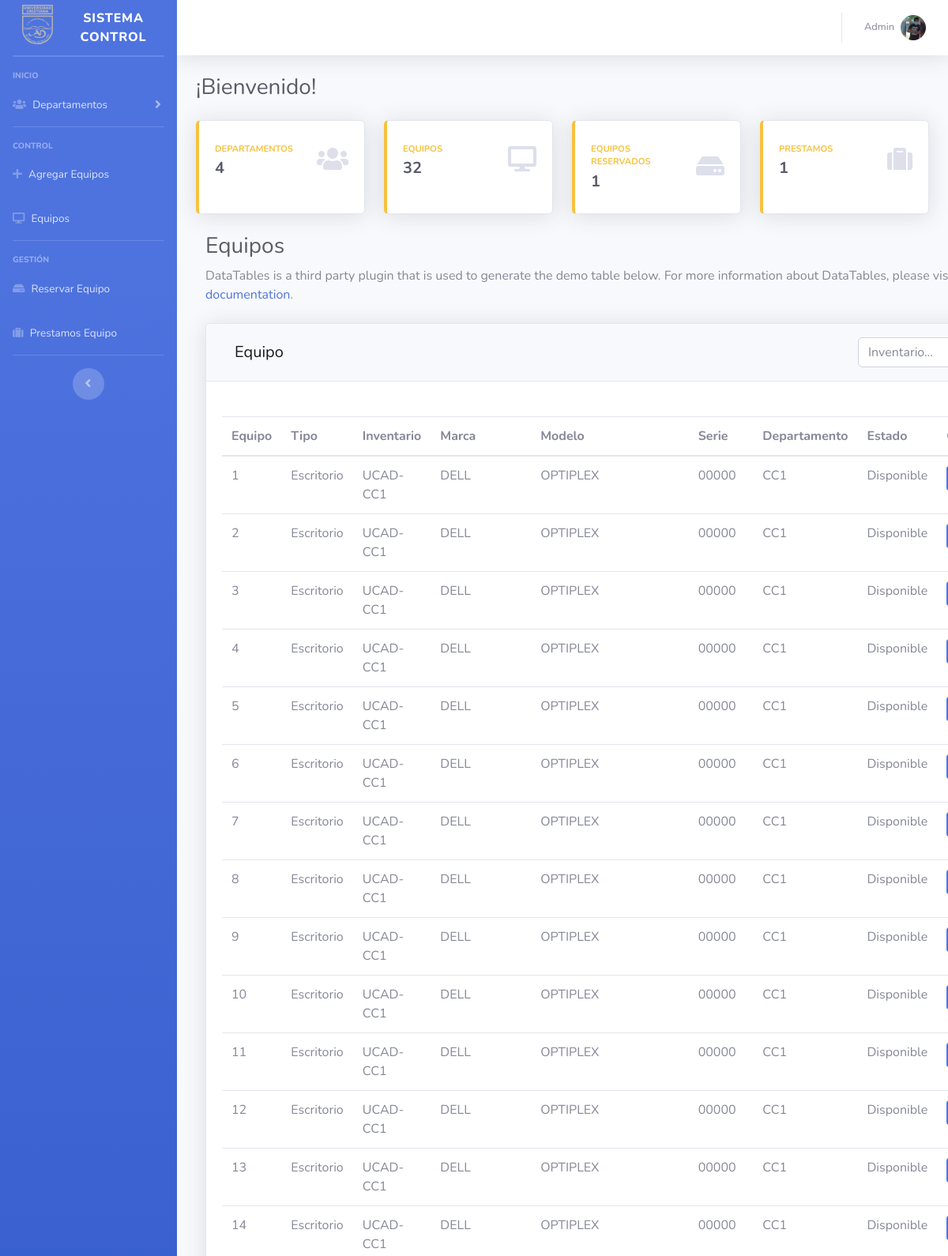
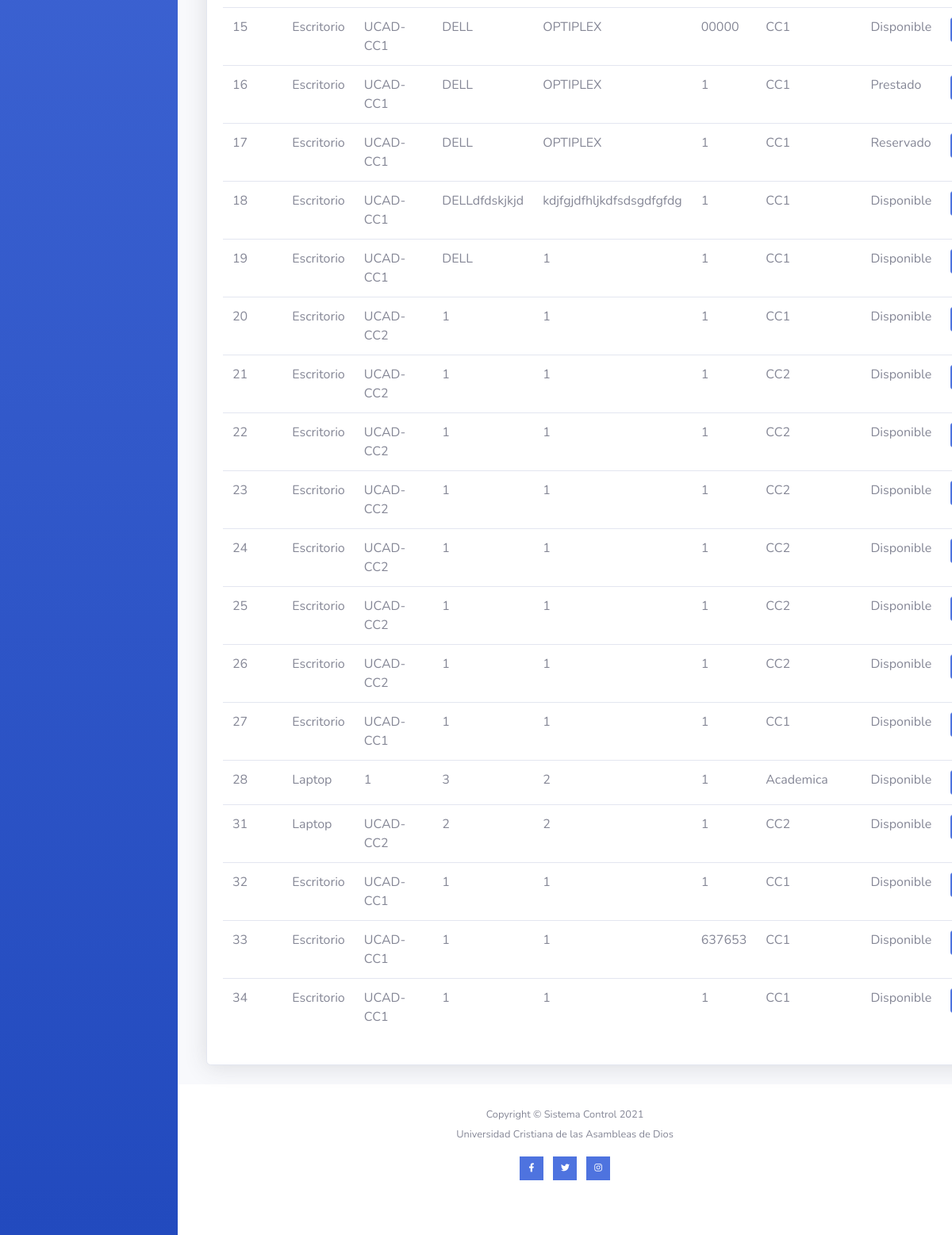
/equipos.php, run on the app's committed database (2 pictures, top to bottom).
### tables this page shows
CREATE TABLE `equipo` (
  `idEquipo` int(11) NOT NULL AUTO_INCREMENT,
  `idTipoEquipo` int(11) DEFAULT NULL,
  `Inventario` char(150) DEFAULT NULL,
  `Marca` char(150) DEFAULT NULL,
  `Modelo` char(150) DEFAULT NULL,
  `serieEquipo` char(150) DEFAULT NULL,
  `idDepartamento` int(11) DEFAULT NULL,
  `idEstado` int(11) DEFAULT NULL,
  PRIMARY KEY (`idEquipo`)
);

CREATE TABLE `tipoequipo` (
  `idTipoEquipo` int(11) NOT NULL AUTO_INCREMENT,
  `detalleTipoEquipo` varchar(150) DEFAULT NULL,
  PRIMARY KEY (`idTipoEquipo`)
);

CREATE TABLE `departamento` (
  `idDepartamento` int(11) NOT NULL AUTO_INCREMENT,
  `departamentos` varchar(150) DEFAULT NULL,
  PRIMARY KEY (`idDepartamento`)
);

CREATE TABLE `estado` (
  `idEstado` int(11) NOT NULL,
  `detalleEstado` varchar(150) DEFAULT NULL,
  PRIMARY KEY (`idEstado`)
);

### equipos.php (the view, shortened to what the rows shown need)
<!DOCTYPE html>
<html lang="en">
<head>
    <link href="vendor/fontawesome-free/css/all.min.css" rel="stylesheet" type="text/css">
    <link href="css/sb-admin-2.min.css" rel="stylesheet">
    <link href="https://use.fontawesome.com/releases/v5.8.1/css/all.css" rel="stylesheet">
    <link href="css/iconos.css" rel="stylesheet">
</head>
<body id="page-top">
    <?php
    $con = conectar();
    $sql1 = "SELECT
            idEquipo,
		    tipoequipo.detalleTipoEquipo idTipoEquipo,
            Inventario,
            Marca,
            Modelo,
            serieEquipo,
            departamento.departamentos idDepartamento,
            estado.detalleEstado idEstado
            from equipo
            INNER JOIN tipoEquipo
            on equipo.idTipoEquipo = tipoequipo.idTipoEquipo
            INNER JOIN departamento
            on equipo.idDepartamento = departamento.idDepartamento
            INNER JOIN estado
            on equipo.idEstado = estado.idEstado
            order by idEquipo asc";
    $query1 = mysqli_query($con, $sql1);
    ?>
    <div id="wrapper">
        <div id="content-wrapper" class="d-flex flex-column">
            <div id="content">
                <div class="container-fluid">
                    <div class="d-sm-flex align-items-center justify-content-between mb-4">
                        <h1 class="h3 mb-0 text-gray-800">¡Bienvenido!</h1>
                    </div>
                    <div class="row">
                        <main class="content">
                            <div class="container-fluid">
                                <h1 class="h3 mb-2 text-gray-800">Equipos</h1>
                                <div class="card shadow mb-4">
                                    <br>
                                    <div class="card-body">
                                        <div class="table">
                                            <table class="table" id="dataTable" width="100%">
                                                <div class="container">
                                                    <thead>
                                                        <tr>
                                                            <th>Equipo</th>
                                                            <th>Tipo</th>
                                                            <th>Inventario</th>
                                                            <th>Marca</th>
                                                            <th>Modelo</th>
                                                            <th>Serie</th>
                                                            <th>Departamento</th>
                                                            <th>Estado</th>
                                                            <th scope="col" colspan="2">Opciones</th>
                                                        </tr>
                                                    </thead>
                                                    <tbody>
                                                        <?php
                                                        while ($filas = mysqli_fetch_array($query1)) {
                                                        ?>
                                                            <tr>
                                                                <td><?php echo $filas['idEquipo']       ?></td>
                                                                <td><?php echo $filas['idTipoEquipo']   ?></td>
                                                                <td><?php echo $filas['Inventario']     ?></td>
                                                                <td><?php echo $filas['Marca']          ?></td>
                                                                <td><?php echo $filas['Modelo']         ?></td>
                                                                <td><?php echo $filas['serieEquipo']    ?></td>
                                                                <td><?php echo $filas['idDepartamento'] ?></td>
                                                                <td><?php echo $filas['idEstado']       ?></td>
                                                                <td>
                                                                </td>
                                                            </tr>
                                                        <?php  } ?>
                                                    </tbody>
                                                </div>
                                            </table>
                                        </div>
                                    </div>
                                </div>
                            </div>
                        </main>
                    </div>
                </div>
            </div>
        </div>
    </div>
</body>
</html>

### data on the page
equipo: idEquipo "1", idTipoEquipo.detalleTipoEquipo "Escritorio", Inventario "UCAD-CC1", Marca "DELL", Modelo "OPTIPLEX", serieEquipo "00000", idDepartamento.departamentos "CC1", idEstado.detalleEstado "Disponible"
equipo: idEquipo "2", idTipoEquipo.detalleTipoEquipo "Escritorio", Inventario "UCAD-CC1", Marca "DELL", Modelo "OPTIPLEX", serieEquipo "00000", idDepartamento.departamentos "CC1", idEstado.detalleEstado "Disponible"
equipo: idEquipo "3", idTipoEquipo.detalleTipoEquipo "Escritorio", Inventario "UCAD-CC1", Marca "DELL", Modelo "OPTIPLEX", serieEquipo "00000", idDepartamento.departamentos "CC1", idEstado.detalleEstado "Disponible"
equipo: idEquipo "4", idTipoEquipo.detalleTipoEquipo "Escritorio", Inventario "UCAD-CC1", Marca "DELL", Modelo "OPTIPLEX", serieEquipo "00000", idDepartamento.departamentos "CC1", idEstado.detalleEstado "Disponible"
equipo: idEquipo "5", idTipoEquipo.detalleTipoEquipo "Escritorio", Inventario "UCAD-CC1", Marca "DELL", Modelo "OPTIPLEX", serieEquipo "00000", idDepartamento.departamentos "CC1", idEstado.detalleEstado "Disponible"
equipo: idEquipo "6", idTipoEquipo.detalleTipoEquipo "Escritorio", Inventario "UCAD-CC1", Marca "DELL", Modelo "OPTIPLEX", serieEquipo "00000", idDepartamento.departamentos "CC1", idEstado.detalleEstado "Disponible"
equipo: idEquipo "7", idTipoEquipo.detalleTipoEquipo "Escritorio", Inventario "UCAD-CC1", Marca "DELL", Modelo "OPTIPLEX", serieEquipo "00000", idDepartamento.departamentos "CC1", idEstado.detalleEstado "Disponible"
equipo: idEquipo "8", idTipoEquipo.detalleTipoEquipo "Escritorio", Inventario "UCAD-CC1", Marca "DELL", Modelo "OPTIPLEX", serieEquipo "00000", idDepartamento.departamentos "CC1", idEstado.detalleEstado "Disponible"
equipo: idEquipo "9", idTipoEquipo.detalleTipoEquipo "Escritorio", Inventario "UCAD-CC1", Marca "DELL", Modelo "OPTIPLEX", serieEquipo "00000", idDepartamento.departamentos "CC1", idEstado.detalleEstado "Disponible"
equipo: idEquipo "10", idTipoEquipo.detalleTipoEquipo "Escritorio", Inventario "UCAD-CC1", Marca "DELL", Modelo "OPTIPLEX", serieEquipo "00000", idDepartamento.departamentos "CC1", idEstado.detalleEstado "Disponible"
equipo: idEquipo "11", idTipoEquipo.detalleTipoEquipo "Escritorio", Inventario "UCAD-CC1", Marca "DELL", Modelo "OPTIPLEX", serieEquipo "00000", idDepartamento.departamentos "CC1", idEstado.detalleEstado "Disponible"
equipo: idEquipo "12", idTipoEquipo.detalleTipoEquipo "Escritorio", Inventario "UCAD-CC1", Marca "DELL", Modelo "OPTIPLEX", serieEquipo "00000", idDepartamento.departamentos "CC1", idEstado.detalleEstado "Disponible"
equipo: idEquipo "13", idTipoEquipo.detalleTipoEquipo "Escritorio", Inventario "UCAD-CC1", Marca "DELL", Modelo "OPTIPLEX", serieEquipo "00000", idDepartamento.departamentos "CC1", idEstado.detalleEstado "Disponible"
equipo: idEquipo "14", idTipoEquipo.detalleTipoEquipo "Escritorio", Inventario "UCAD-CC1", Marca "DELL", Modelo "OPTIPLEX", serieEquipo "00000", idDepartamento.departamentos "CC1", idEstado.detalleEstado "Disponible"
equipo: idEquipo "15", idTipoEquipo.detalleTipoEquipo "Escritorio", Inventario "UCAD-CC1", Marca "DELL", Modelo "OPTIPLEX", serieEquipo "00000", idDepartamento.departamentos "CC1", idEstado.detalleEstado "Disponible"
equipo: idEquipo "16", idTipoEquipo.detalleTipoEquipo "Escritorio", Inventario "UCAD-CC1", Marca "DELL", Modelo "OPTIPLEX", serieEquipo "1", idDepartamento.departamentos "CC1", idEstado.detalleEstado "Prestado"
equipo: idEquipo "17", idTipoEquipo.detalleTipoEquipo "Escritorio", Inventario "UCAD-CC1", Marca "DELL", Modelo "OPTIPLEX", serieEquipo "1", idDepartamento.departamentos "CC1", idEstado.detalleEstado "Reservado"
equipo: idEquipo "18", idTipoEquipo.detalleTipoEquipo "Escritorio", Inventario "UCAD-CC1", Marca "DELLdfdskjkjd", Modelo "kdjfgjdfhljkdfsdsgdfgfdg", serieEquipo "1", idDepartamento.departamentos "CC1", idEstado.detalleEstado "Disponible"
equipo: idEquipo "19", idTipoEquipo.detalleTipoEquipo "Escritorio", Inventario "UCAD-CC1", Marca "DELL", Modelo "1", serieEquipo "1", idDepartamento.departamentos "CC1", idEstado.detalleEstado "Disponible"
equipo: idEquipo "20", idTipoEquipo.detalleTipoEquipo "Escritorio", Inventario "UCAD-CC2", Marca "1", Modelo "1", serieEquipo "1", idDepartamento.departamentos "CC1", idEstado.detalleEstado "Disponible"
equipo: idEquipo "21", idTipoEquipo.detalleTipoEquipo "Escritorio", Inventario "UCAD-CC2", Marca "1", Modelo "1", serieEquipo "1", idDepartamento.departamentos "CC2", idEstado.detalleEstado "Disponible"
equipo: idEquipo "22", idTipoEquipo.detalleTipoEquipo "Escritorio", Inventario "UCAD-CC2", Marca "1", Modelo "1", serieEquipo "1", idDepartamento.departamentos "CC2", idEstado.detalleEstado "Disponible"
equipo: idEquipo "23", idTipoEquipo.detalleTipoEquipo "Escritorio", Inventario "UCAD-CC2", Marca "1", Modelo "1", serieEquipo "1", idDepartamento.departamentos "CC2", idEstado.detalleEstado "Disponible"
equipo: idEquipo "24", idTipoEquipo.detalleTipoEquipo "Escritorio", Inventario "UCAD-CC2", Marca "1", Modelo "1", serieEquipo "1", idDepartamento.departamentos "CC2", idEstado.detalleEstado "Disponible"
equipo: idEquipo "25", idTipoEquipo.detalleTipoEquipo "Escritorio", Inventario "UCAD-CC2", Marca "1", Modelo "1", serieEquipo "1", idDepartamento.departamentos "CC2", idEstado.detalleEstado "Disponible"
equipo: idEquipo "26", idTipoEquipo.detalleTipoEquipo "Escritorio", Inventario "UCAD-CC2", Marca "1", Modelo "1", serieEquipo "1", idDepartamento.departamentos "CC2", idEstado.detalleEstado "Disponible"
equipo: idEquipo "27", idTipoEquipo.detalleTipoEquipo "Escritorio", Inventario "UCAD-CC1", Marca "1", Modelo "1", serieEquipo "1", idDepartamento.departamentos "CC1", idEstado.detalleEstado "Disponible"
equipo: idEquipo "28", idTipoEquipo.detalleTipoEquipo "Laptop", Inventario "1", Marca "3", Modelo "2", serieEquipo "1", idDepartamento.departamentos "Academica", idEstado.detalleEstado "Disponible"
equipo: idEquipo "31", idTipoEquipo.detalleTipoEquipo "Laptop", Inventario "UCAD-CC2", Marca "2", Modelo "2", serieEquipo "1", idDepartamento.departamentos "CC2", idEstado.detalleEstado "Disponible"
equipo: idEquipo "32", idTipoEquipo.detalleTipoEquipo "Escritorio", Inventario "UCAD-CC1", Marca "1", Modelo "1", serieEquipo "1", idDepartamento.departamentos "CC1", idEstado.detalleEstado "Disponible"
equipo: idEquipo "33", idTipoEquipo.detalleTipoEquipo "Escritorio", Inventario "UCAD-CC1", Marca "1", Modelo "1", serieEquipo "637653", idDepartamento.departamentos "CC1", idEstado.detalleEstado "Disponible"
equipo: idEquipo "34", idTipoEquipo.detalleTipoEquipo "Escritorio", Inventario "UCAD-CC1", Marca "1", Modelo "1", serieEquipo "1", idDepartamento.departamentos "CC1", idEstado.detalleEstado "Disponible"

### other printed values
$num "4"
$num "32"
$num "1"
